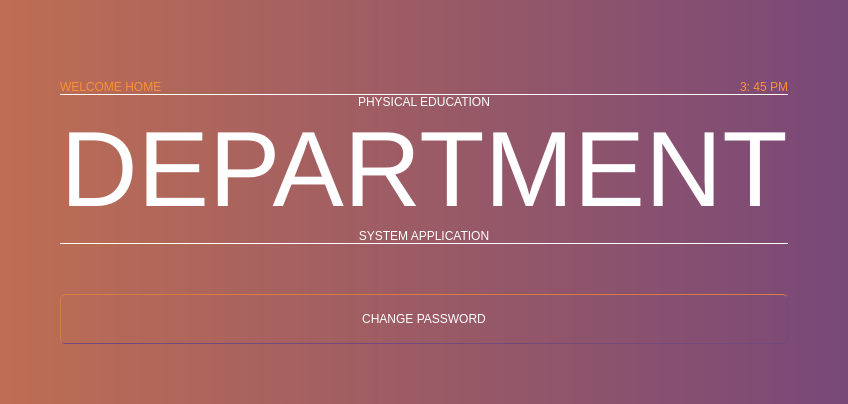
              <widget class="QWidget" name="home0">
               <property name="styleSheet">
                <string notr="true">background-color:qlineargradient(spread:pad, x1:0, y1:1, x2:1, y2:1, stop:0 rgba(190, 110, 83, 255), stop:1 rgba(120, 72, 120, 255));
border-bottom-left-radius: 20px;</string>
               </property>
               <layout class="QGridLayout" name="gridLayout_18">
                <item row="0" column="1">
                 <widget class="QFrame" name="frame_13">
                  <property name="styleSheet">
                   <string notr="true">QFrame{
	background-color:transparent;
	border-radius: 5px;
	color:WHITE;	
	font: 75 12pt &quot;MS Shell Dlg 2&quot;;
	border: NONE;
	
}
</string>
                  </property>
                  <property name="frameShape">
                   <enum>QFrame::StyledPanel</enum>
                  </property>
                  <property name="frameShadow">
                   <enum>QFrame::Raised</enum>
                  </property>
                  <layout class="QGridLayout" name="gridLayout_17">
                   <property name="spacing">
                    <number>0</number>
                   </property>
                   <item row="3" column="0" colspan="2">
                    <widget class="QLabel" name="label_12">
                     <property name="styleSheet">
                      <string notr="true">QLabel {
	border:none;
	background-color: transparent;
	border-radius: 0px;
	font: 75 50pt &quot;MS Shell Dlg 2&quot;;
	color: white;
	border-top: 1px solid white;
}

</string>
                     </property>
                     <property name="text">
                      <string>PHYSICAL EDUCATION</string>
                     </property>
                     <property name="alignment">
                      <set>Qt::AlignCenter</set>
                     </property>
                    </widget>
                   </item>
                   <item row="2" column="0">
                    <widget class="QLabel" name="label_10">
                     <property name="styleSheet">
                      <string notr="true">QLabel {
	border:none;
	background-color: transparent;
	border-radius: 0px;
	font: 75 30pt &quot;MS Shell Dlg 2&quot;;
	color: rgb(251, 144, 51);

}
</string>
                     </property>
                     <property name="text">
                      <string>WELCOME HOME</string>
                     </property>
                     <property name="alignment">
                      <set>Qt::AlignLeading|Qt::AlignLeft|Qt::AlignVCenter</set>
                     </property>
                    </widget>
                   </item>
                   <item row="4" column="0" colspan="2">
                    <widget class="QLabel" name="label_13">
                     <property name="font">
                      <font>
                       <family>MS Shell Dlg 2</family>
                       <pointsize>80</pointsize>
                       <weight>9</weight>
                       <italic>false</italic>
                       <bold>false</bold>
                      </font>
                     </property>
                     <property name="styleSheet">
                      <string notr="true">QLabel {
	border:none;
	background-color: transparent;
	border-radius: 0px;
	font: 75 80pt &quot;MS Shell Dlg 2&quot;;
	color: white;
}

</string>
                     </property>
                     <property name="text">
                      <string>DEPARTMENT</string>
                     </property>
                     <property name="scaledContents">
                      <bool>true</bool>
                     </property>
                     <property name="alignment">
                      <set>Qt::AlignCenter</set>
                     </property>
                     <property name="wordWrap">
                      <bool>true</bool>
                     </property>
                    </widget>
                   </item>
                   <item row="2" column="1">
                    <widget class="QLabel" name="label_8">
                     <property name="styleSheet">
                      <string notr="true">QLabel {
	border:none;
	background-color: transparent;
	border-radius: 0px;
	font: 75 30pt &quot;MS Shell Dlg 2&quot;;
	color: rgb(251, 144, 51);

}
</string>
                     </property>
                     <property name="text">
                      <string>3: 45 PM</string>
                     </property>
                     <property name="alignment">
                      <set>Qt::AlignRight|Qt::AlignTrailing|Qt::AlignVCenter</set>
                     </property>
                    </widget>
                   </item>
                   <item row="5" column="0" colspan="2">
                    <widget class="QLabel" name="label_14">
                     <property name="styleSheet">
                      <string notr="true">QLabel {
	border:none;
	background-color: transparent;
	border-radius: 0px;
	font: 75 50pt &quot;MS Shell Dlg 2&quot;;
	color: white;
	border-bottom: 1px solid white;
}

</string>
                     </property>
                     <property name="text">
                      <string>SYSTEM APPLICATION</string>
                     </property>
                     <property name="alignment">
                      <set>Qt::AlignCenter</set>
                     </property>
                    </widget>
                   </item>
                   <item row="1" column="0">
                    <spacer name="horizontalSpacer_11">
                     <property name="orientation">
                      <enum>Qt::Horizontal</enum>
                     </property>
                     <property name="sizeHint" stdset="0">
                      <size>
                       <width>40</width>
                       <height>20</height>
                      </size>
                     </property>
                    </spacer>
                   </item>
                   <item row="1" column="1">
                    <spacer name="horizontalSpacer_12">
                     <property name="orientation">
                      <enum>Qt::Horizontal</enum>
                     </property>
                     <property name="sizeHint" stdset="0">
                      <size>
                       <width>40</width>
                       <height>20</height>
                      </size>
                     </property>
                    </spacer>
                   </item>
                   <item row="7" column="0" colspan="2">
                    <widget class="QPushButton" name="pushButton_14">
                     <property name="minimumSize">
                      <size>
                       <width>0</width>
                       <height>50</height>
                      </size>
                     </property>
                     <property name="maximumSize">
                      <size>
                       <width>16777215</width>
                       <height>50</height>
                      </size>
                     </property>
                     <property name="styleSheet">
                      <string notr="true">QPushButton {
	background-color:transparent;
	border-radius: 5px;
	color:WHITE;	
	font: 75 12pt &quot;MS Shell Dlg 2&quot;;
	border: NONE;
	border-bottom: 1px solid rgb(116, 73, 123);
	border-right: 1px solid rgb(116, 73, 123);
	border-left: 1px solid rgb(215, 124, 70);
	border-top: 1px solid rgb(215, 124, 70);
}

QPushButton::hover {
	background-color:rgba(255, 255, 255, 10)
	
}

QPushButton::pressed {	
	border-top: 1px solid rgb(116, 73, 123);
	border-left: 1px solid rgb(116, 73, 123);
	border-right: 1px rgb(215, 124, 70);
	border-bottom: 1px solid rgb(215, 124, 70);
}</string>
                     </property>
                     <property name="text">
                      <string>CHANGE PASSWORD</string>
                     </property>
                    </widget>
                   </item>
                   <item row="0" column="0" colspan="2">
                    <spacer name="verticalSpacer_13">
                     <property name="orientation">
                      <enum>Qt::Vertical</enum>
                     </property>
                     <property name="sizeHint" stdset="0">
                      <size>
                       <width>20</width>
                       <height>40</height>
                      </size>
                     </property>
                    </spacer>
                   </item>
                   <item row="6" column="0" colspan="2">
                    <spacer name="verticalSpacer_14">
                     <property name="orientation">
                      <enum>Qt::Vertical</enum>
                     </property>
                     <property name="sizeType">
                      <enum>QSizePolicy::Fixed</enum>
                     </property>
                     <property name="sizeHint" stdset="0">
                      <size>
                       <width>20</width>
                       <height>50</height>
                      </size>
                     </property>
                    </spacer>
                   </item>
                   <item row="8" column="0" colspan="2">
                    <spacer name="verticalSpacer_11">
                     <property name="orientation">
                      <enum>Qt::Vertical</enum>
                     </property>
                     <property name="sizeHint" stdset="0">
                      <size>
                       <width>20</width>
                       <height>40</height>
                      </size>
                     </property>
                    </spacer>
                   </item>
                  </layout>
                 </widget>
                </item>
                <item row="0" column="2">
                 <spacer name="horizontalSpacer_13">
                  <property name="orientation">
                   <enum>Qt::Horizontal</enum>
                  </property>
                  <property name="sizeHint" stdset="0">
                   <size>
                    <width>40</width>
                    <height>20</height>
                   </size>
                  </property>
                 </spacer>
                </item>
                <item row="0" column="0">
                 <spacer name="horizontalSpacer_14">
                  <property name="orientation">
                   <enum>Qt::Horizontal</enum>
                  </property>
                  <property name="sizeHint" stdset="0">
                   <size>
                    <width>40</width>
                    <height>20</height>
                   </size>
                  </property>
                 </spacer>
                </item>
               </layout>
              </widget>
